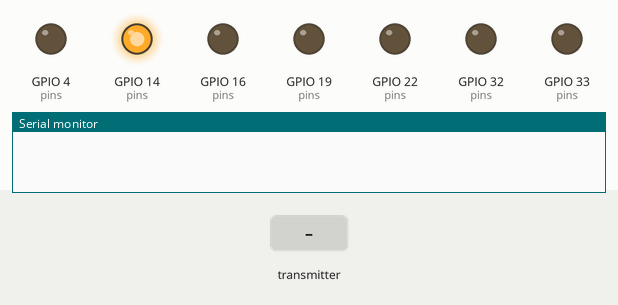
A sketch run on a simulated ESP32. Parts: output pins drawn as LEDs (lit = HIGH), the last lines printed to the serial monitor. The inputs (shaded band) are chosen by the test bench. Pins used as bus, display or sensor lines are not drawn.

Above: at 0.6 s.
At 2.3 s:
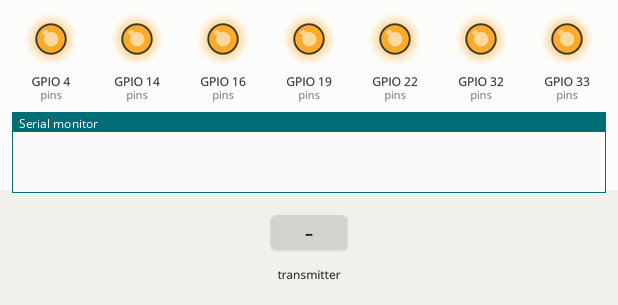
At 4.6 s:
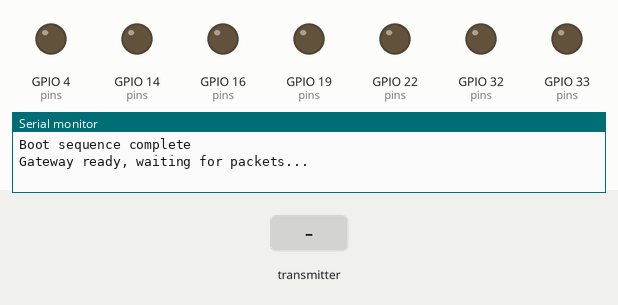
4.7 s: the transmitter starts sending node_id = 0
Timing chart, 0 to 7.7 s (numbered marks = the images above; inputs shaded):
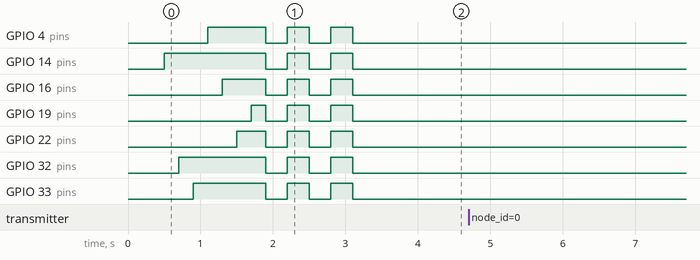

The sketch:

gateway_receive_test.ino
```cpp
#include <WiFi.h>
#include <esp_now.h>

// Pin definitions
#define A_RX       27
#define A_AWAKE    14
#define B_RX       32
#define B_AWAKE    33
#define C_RX        4
#define C_AWAKE    16
#define HUB_ERROR  22
#define HUB_RECEIVE 19

// Data packet structure (matches node exactly)
typedef struct {
  uint8_t node_id;
  float   temperature;
  float   humidity;
  float   lux;
} SensorPacket;

void bootSequence() {
  int pins[] = {A_RX, A_AWAKE, B_RX, B_AWAKE, C_RX, C_AWAKE, HUB_ERROR, HUB_RECEIVE};
  int numPins = 8;

  // All pins set as OUTPUT and force LOW first
  for (int i = 0; i < numPins; i++) {
    pinMode(pins[i], OUTPUT);
    digitalWrite(pins[i], LOW);
  }
  delay(300);

  // Light up each LED one by one
  for (int i = 0; i < numPins; i++) {
    digitalWrite(pins[i], HIGH);
    delay(200);
  }

  // Flash all twice
  for (int flash = 0; flash < 2; flash++) {
    for (int i = 0; i < numPins; i++) digitalWrite(pins[i], LOW);
    delay(300);
    for (int i = 0; i < numPins; i++) digitalWrite(pins[i], HIGH);
    delay(300);
  }

  // All off (normal operation begins)
  for (int i = 0; i < numPins; i++) digitalWrite(pins[i], LOW);
  delay(300);

  Serial.println("Boot sequence complete");
}

// ESP-NOW receive callback
void onReceive(const esp_now_recv_info_t *recv_info, const uint8_t *data, int len) {
  SensorPacket packet;
  memcpy(&packet, data, sizeof(packet));

  Serial.printf("--- Packet from Node %d ---\n", packet.node_id);
  Serial.printf("Temperature: %.2f °C\n", packet.temperature);
  Serial.printf("Humidity:    %.2f %%\n", packet.humidity);
  Serial.printf("Light:       %.2f lux\n", packet.lux);
  Serial.println("--------------------------");

  // Flash the corresponding RX LED
  int rxPin;
  switch (packet.node_id) {
    case 1: rxPin = A_RX; break;
    case 2: rxPin = B_RX; break;
    case 3: rxPin = C_RX; break;
    default: return; // unknown node_id, ignore
  }

  digitalWrite(rxPin, HIGH);
  delay(100);
  digitalWrite(rxPin, LOW);
}

void setup() {
  Serial.begin(115200);

  bootSequence();

  WiFi.mode(WIFI_STA);
  WiFi.disconnect();

  if (esp_now_init() != ESP_OK) {
    Serial.println("ESP-NOW init failed");
    return;
  }

  esp_now_register_recv_cb(onReceive);
  Serial.println("Gateway ready, waiting for packets...");
}

void loop() {
  // nothing (everything handled in callback)
}
```
